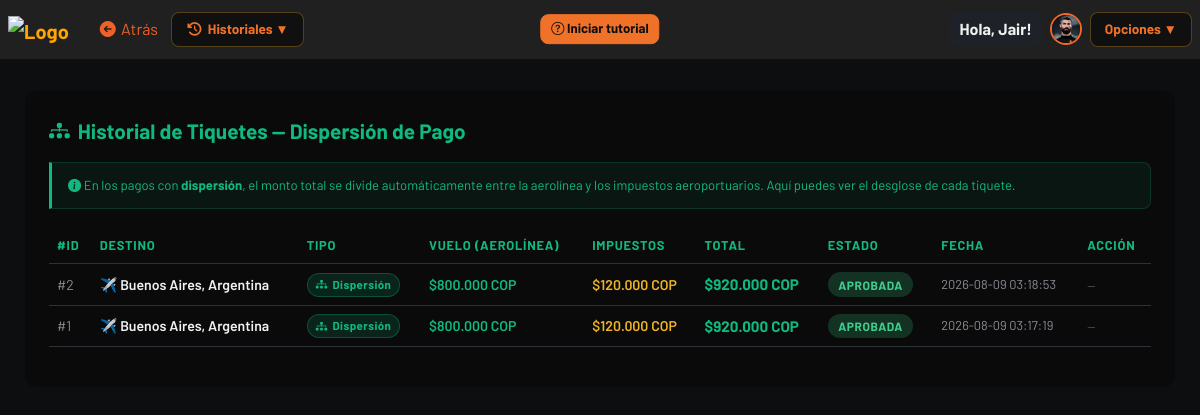
Page /views/historial/reg-disp.php (signed in) on the earlier database version.
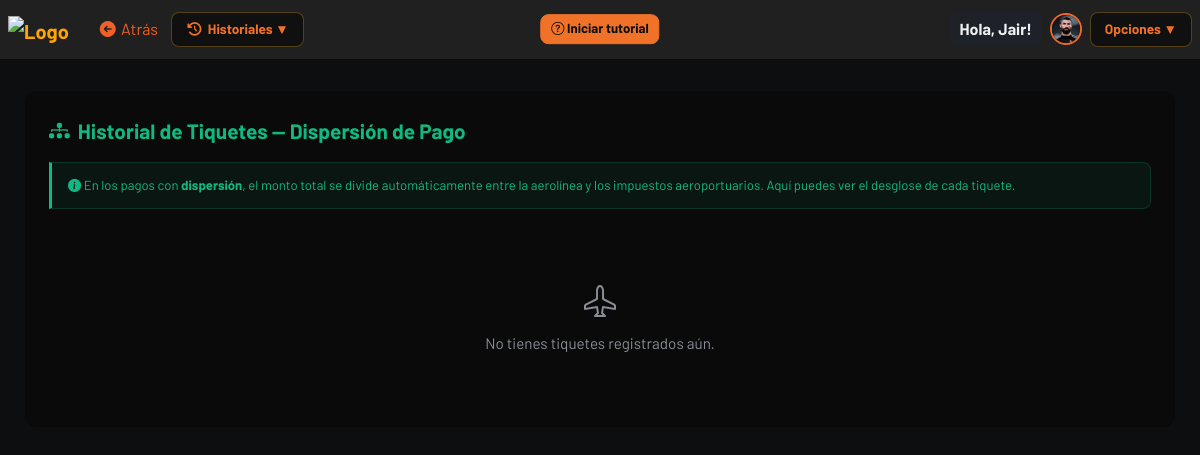
Same page on the later database version.
### tables this page shows
CREATE TABLE `dispersiones` (
  `id` int(11) NOT NULL,
  `request_id` varchar(100) NOT NULL DEFAULT '',
  `destino` varchar(150) NOT NULL,
  `descripcion` varchar(255) NOT NULL,
  `precio_total` decimal(10,2) NOT NULL,
  `precio_base` decimal(10,2) NOT NULL,
  `impuesto` decimal(10,2) NOT NULL,
  `moneda` varchar(10) NOT NULL DEFAULT 'COP',
  `usuario_id` varchar(100) NOT NULL,
  `estado` varchar(20) NOT NULL DEFAULT 'pendiente',
  `created_at` timestamp NOT NULL DEFAULT current_timestamp()
);

### views/historial/reg-disp.php (the view, shortened to what this page needs)
<?php
require_once '../../php/conexion_be.php';
$correo_sesion = mysqli_real_escape_string($conexion, $_SESSION['correo'] ?? '');
$resultado = mysqli_query($conexion, "SELECT * FROM dispersiones WHERE usuario_id = '$correo_sesion' ORDER BY created_at DESC");
?>
<!DOCTYPE html>
<html lang="es">
<head>
    <link href="https://cdn.jsdelivr.net/npm/bootstrap@5.3.2/dist/css/bootstrap.min.css" rel="stylesheet">
    <link href="https://cdn.jsdelivr.net/npm/bootstrap-icons/font/bootstrap-icons.css" rel="stylesheet">
    <link rel="stylesheet" href="https://cdnjs.cloudflare.com/ajax/libs/font-awesome/7.0.1/css/all.min.css">
    <link rel="stylesheet" href="../../assets/css/styles-historiales.css">
</head>
<body>
    <?php
    require_once '../../php/navbar.php';
    ?>
    <div class="tabla-container">
        <div class="tabla-titulo">
            <i class="bi bi-diagram-3-fill" style="color:#10b981;"></i>
            Historial de Tiquetes — Dispersión de Pago
        </div>
        <div class="info-banner">
            <i class="bi bi-info-circle-fill"></i>
            En los pagos con <strong>dispersión</strong>, el monto total se divide automáticamente entre la aerolínea y los impuestos aeroportuarios. Aquí puedes ver el desglose de cada tiquete.
        </div>
        <?php if (mysqli_num_rows($resultado) > 0): ?>
        <div class="table-responsive">
            <table class="table table-hover">
                <thead>
                    <tr>
                        <th>#ID</th>
                        <th>Destino</th>
                        <th>Tipo</th>
                        <th>Vuelo (aerolínea)</th>
                        <th>Impuestos</th>
                        <th>Total</th>
                        <th>Estado</th>
                        <th>Fecha</th>
                        <th>Acción</th>
                    </tr>
                </thead>
                <tbody>
                    <?php while ($row = mysqli_fetch_assoc($resultado)): ?>
                    <tr>
                        <td><span style="color:#8a8d96;">#<?= htmlspecialchars($row['id']) ?></span></td>
                        <td style="font-weight:600;">✈️ <?= htmlspecialchars($row['destino']) ?></td>
                        <td><span class="disp-pill"><i class="bi bi-diagram-3-fill"></i> Dispersión</span></td>
                        <td class="desglose-cell">
                            <span class="desglose-vuelo">$<?= number_format($row['precio_base'], 0, ',', '.') ?> COP</span>
                        </td>
                        <td class="desglose-cell">
                            <span class="desglose-imp">$<?= number_format($row['impuesto'], 0, ',', '.') ?> COP</span>
                        </td>
                        <td style="color:#10b981;font-weight:700;font-size:0.95rem;">
                            $<?= number_format($row['precio_total'], 0, ',', '.') ?> COP
                        </td>
                        <td>
                            <span class="estado-pill badge-<?= strtolower($row['estado']) ?>">
                                <?= strtoupper($row['estado']) ?>
                            </span>
                        </td>
                        <td style="color:#8a8d96;font-size:0.8rem;"><?= htmlspecialchars($row['created_at']) ?></td>
                        <td>
                            <?php if (strtolower($row['estado']) === 'pendiente' && !empty($row['request_id'])): ?>
                            <a href="../../php/verificar_pago.php?tabla=dispersiones&id=<?= $row['id'] ?>&request_id=<?= urlencode($row['request_id']) ?>&redirect=../views/historial/reg-disp.php"
                               class="btn-verificar">
                                <i class="bi bi-arrow-repeat"></i> Verificar
                            </a>
                            <?php else: ?>
                            <span style="color:#555860;font-size:0.75rem;">—</span>
                            <?php endif; ?>
                        </td>
                    </tr>
                    <?php endwhile; ?>
                </tbody>
            </table>
        </div>
        <?php else: ?>
            <div class="sin-registros">
                <i class="bi bi-airplane" style="font-size:2rem;display:block;margin-bottom:0.5rem;"></i>
                No tienes tiquetes registrados aún.
            </div>
        <?php endif; ?>
    </div>
    <link rel="stylesheet" href="paginacion.css">
</body>
</html>

Differences in the rows shown:
removed dispersiones: id "2", destino "Buenos Aires, Argentina", precio_base "800.000", impuesto "120.000", precio_total "920.000", estado "APROBADA", created_at "2026-08-09 03:18:53"
removed dispersiones: id "1", destino "Buenos Aires, Argentina", precio_base "800.000", impuesto "120.000", precio_total "920.000", estado "APROBADA", created_at "2026-08-09 03:17:19"
Other differences:
text no longer shown: "#ID DESTINO TIPO VUELO (AEROLÍNEA) IMPUESTOS TOTAL ESTADO FECHA ACCIÓN"
text now shown: "No tienes tiquetes registrados aún."
